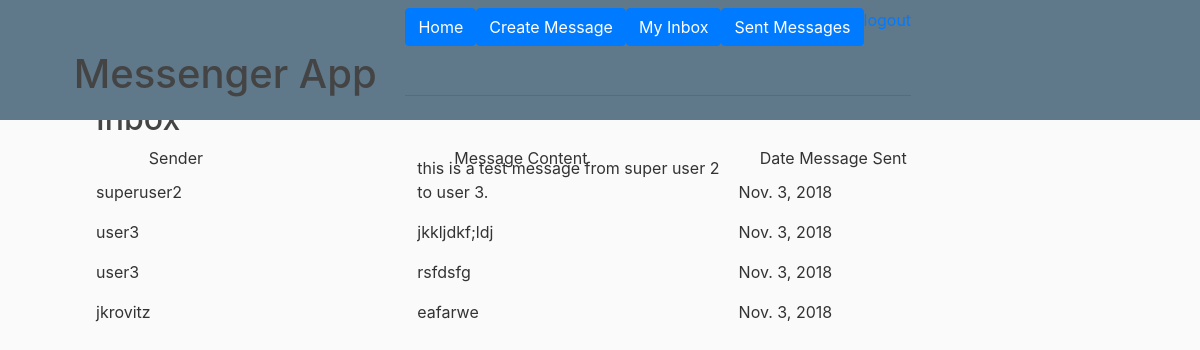
/inbox (signed in), run on the app's committed database.
### messenger/models.py (models this page shows)
class Message(models.Model):
    text = models.TextField()
    sent = models.BooleanField()
    date = models.DateField(auto_now_add=True)
    sender = models.ForeignKey(User, related_name='sent', on_delete=models.CASCADE)
    receiver = models.ForeignKey(User, related_name='received', on_delete=models.CASCADE)

### messenger/views.py (the view)
# urls.py: re_path(r'inbox', views.inbox, name='inbox'),
@login_required
def inbox(request):
    filteredMessageObjects = Message.objects.filter(receiver=request.user, sent=True)
    return render(request, 'messenger/inbox.html', {'filteredMessageObjects': filteredMessageObjects})

### messenger/templates/messenger/inbox.html
{% extends 'messenger/base.html' %}
{% block content %}
  <h2>Inbox</h2>
    <div class="reduceMargin">
<p class="inlineText">Sender</p>
<p class="inlineText">Message Content</p>
<p class="inlineText">Date Message Sent</p>
</div>
    {% for message in filteredMessageObjects %}
           <p class="inlineText">{{message.sender}}</p>
            <p class="inlineText">{{ message.text }}</p>
            <p class="inlineText">{{message.date}}</p>
    {% endfor %}
{% endblock %}

### messenger/static/messenger/style.css (style rules this page uses)
body { background: #fafafa; color: #333333; margin: .5in .5in .5in .5in; }
h1, h2, h3, h4, h5, h6 { color: #444444; }
.inlineText { display: inline-block; width: 30%; }
.reduceMargin { margin-bottom: -30px; margin-left: 5%; }

### data on the page
Message: sender "superuser2", text "this is a test message from super user 2 to user 3.", date "Nov. 3, 2018"
Message: sender "user3", text "jkkljdkf;ldj", date "Nov. 3, 2018"
Message: sender "user3", text "rsfdsfg", date "Nov. 3, 2018"
Message: sender "jkrovitz", text "eafarwe", date "Nov. 3, 2018"
